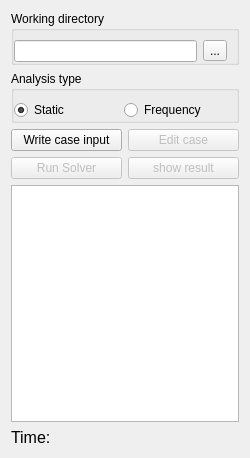
<?xml version="1.0" encoding="UTF-8"?>
<ui version="4.0">
 <class>AnalysisControl</class>
 <widget class="QWidget" name="AnalysisControl">
  <property name="geometry">
   <rect>
    <x>0</x>
    <y>0</y>
    <width>250</width>
    <height>458</height>
   </rect>
  </property>
  <property name="windowTitle">
   <string>Mechanical analysis</string>
  </property>
  <layout class="QVBoxLayout" name="verticalLayout">
   <item>
    <widget class="QGroupBox" name="gb_working_dir">
     <property name="title">
      <string>Working directory</string>
     </property>
     <layout class="QHBoxLayout" name="horizontalLayout_4">
      <property name="leftMargin">
       <number>0</number>
      </property>
      <property name="bottomMargin">
       <number>0</number>
      </property>
      <item>
       <widget class="QLineEdit" name="le_working_dir">
        <property name="enabled">
         <bool>true</bool>
        </property>
        <property name="readOnly">
         <bool>true</bool>
        </property>
       </widget>
      </item>
      <item>
       <widget class="QToolButton" name="tb_choose_working_dir">
        <property name="enabled">
         <bool>true</bool>
        </property>
        <property name="text">
         <string>...</string>
        </property>
       </widget>
      </item>
     </layout>
    </widget>
   </item>
   <item>
    <widget class="QGroupBox" name="gb_analysis_type">
     <property name="title">
      <string>Analysis type</string>
     </property>
     <layout class="QHBoxLayout" name="horizontalLayout">
      <property name="leftMargin">
       <number>0</number>
      </property>
      <property name="bottomMargin">
       <number>0</number>
      </property>
      <item>
       <widget class="Gui::PrefRadioButton" name="rb_static_analysis">
        <property name="text">
         <string>Static</string>
        </property>
        <property name="checked">
         <bool>true</bool>
        </property>
       </widget>
      </item>
      <item>
       <widget class="Gui::PrefRadioButton" name="rb_frequency_analysis">
        <property name="text">
         <string>Frequency</string>
        </property>
       </widget>
      </item>
     </layout>
    </widget>
   </item>
   <item>
    <layout class="QGridLayout" name="gl_actions">
     <item row="0" column="0">
      <widget class="QPushButton" name="pb_write_inp">
       <property name="text">
        <string>Write case input</string>
       </property>
      </widget>
     </item>
     <item row="0" column="1">
      <widget class="QPushButton" name="pb_edit_inp">
       <property name="enabled">
        <bool>false</bool>
       </property>
       <property name="text">
        <string>Edit case</string>
       </property>
      </widget>
     </item>
     <item row="2" column="0">
      <widget class="QPushButton" name="pb_run_solver">
       <property name="enabled">
        <bool>false</bool>
       </property>
       <property name="text">
        <string>Run Solver</string>
       </property>
      </widget>
     </item>
     <item row="2" column="1">
      <widget class="QPushButton" name="pb_show_result">
       <property name="enabled">
        <bool>false</bool>
       </property>
       <property name="text">
        <string>show result</string>
       </property>
      </widget>
     </item>
    </layout>
   </item>
   <item>
    <widget class="QTextEdit" name="textEdit_Output">
     <property name="lineWrapMode">
      <enum>QTextEdit::NoWrap</enum>
     </property>
    </widget>
   </item>
   <item>
    <widget class="QLabel" name="l_time">
     <property name="font">
      <font>
       <pointsize>12</pointsize>
      </font>
     </property>
     <property name="text">
      <string>Time:</string>
     </property>
    </widget>
   </item>
  </layout>
 </widget>
 <customwidgets>
  <customwidget>
   <class>Gui::PrefRadioButton</class>
   <extends>QRadioButton</extends>
   <header>Gui/PrefWidgets.h</header>
  </customwidget>
 </customwidgets>
 <resources/>
 <connections/>
</ui>
